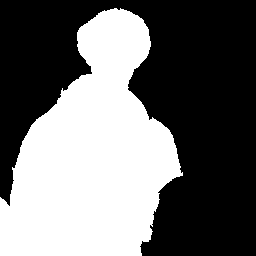
#> input picture HW4-Segmentation/Results/mask.png, 256 x 256 px
$ python main.py ../Results/mask.png ../Results/mask.png out.png
#> lines starting #> are read from the running program, lines starting #| are printed output that depends on the picture; after the words box and inside, x2 and y2 are one past the last pixel; in counts of white or black regions, pixels touching at a corner belong together
# ================================================
# Skeleton codes for HW4
# Read the skeleton codes carefully and put all your
# codes into main function
# ================================================

import sys

import cv2
import maxflow
import numpy as np
from scipy.spatial import Delaunay
from skimage.segmentation import mark_boundaries
from skimage.segmentation import slic


# [10 lines left out: function help_message, not called in this run]


# Calculate the SLIC superpixels, their histograms and neighbors
def superpixels_histograms_neighbors(img):
    # SLIC
    segments = slic(img, n_segments=500, compactness=19)
    segments_ids = np.unique(segments)

    # centers
    centers = np.array([np.mean(np.nonzero(segments == i), axis=1) for i in segments_ids])

    # H-S histograms for all superpixels
    hsv = cv2.cvtColor(img.astype('float32'), cv2.COLOR_BGR2HSV)
    bins = [25, 25]  # H = S = 20
    ranges = [0, 360, 0, 1]  # H: [0, 360], S: [0, 1]
    colors_hists = np.float32(
        [cv2.calcHist([hsv], [0, 1], np.uint8(segments == i), bins, ranges).flatten() for i in segments_ids])

    # neighbors via Delaunay tesselation
    tri = Delaunay(centers)

    return (centers, colors_hists, segments, tri.vertex_neighbor_vertices)


# Get superpixels IDs for FG and BG from marking
def find_superpixels_under_marking(marking, superpixels):
    fg_segments = np.unique(superpixels[marking[:, :, 0] != 255])
    bg_segments = np.unique(superpixels[marking[:, :, 2] != 255])
    return (fg_segments, bg_segments)


# Sum up the histograms for a given selection of superpixel IDs, normalize
def cumulative_histogram_for_superpixels(ids, histograms):
    h = np.sum(histograms[ids], axis=0)
    return h / h.sum()


# Get a bool mask of the pixels for a given selection of superpixel IDs
def pixels_for_segment_selection(superpixels_labels, selection):
    pixels_mask = np.where(np.isin(superpixels_labels, selection), True, False)
    return pixels_mask


# Get a normalized version of the given histograms (divide by sum)
def normalize_histograms(histograms):
    return np.float32([h / h.sum() for h in histograms])


# Perform graph cut using superpixels histograms
# [60 lines left out: functions do_graph_cut, RMSD, not called in this run]


def calculate_mask(overlay):
    fg_segments, bg_segments = find_superpixels_under_marking(overlay, superpixels)

    fg_cumulative_hist = cumulative_histogram_for_superpixels(fg_segments, color_hists)
    bg_cumulative_hist = cumulative_histogram_for_superpixels(bg_segments, color_hists)

    graph_cut = do_graph_cut((fg_cumulative_hist, bg_cumulative_hist), (fg_segments, bg_segments), norm_hists,
                             neighbors)

    mask = np.where(graph_cut[superpixels], 255, 0).astype('uint8')
    return mask


def init_superpixels():
    centers, color_hists, superpixels, neighbors = superpixels_histograms_neighbors(img)
    norm_hists = normalize_histograms(color_hists)
    return centers, color_hists, superpixels, neighbors, norm_hists


if __name__ == '__main__':
    # validate the input arguments
    if (len(sys.argv) != 4):
        help_message()
        sys.exit()

    img = cv2.imread(sys.argv[1], cv2.IMREAD_COLOR)
#> img is the input picture: shape (256, 256, 3); 42.8% white; 1 white region, box (x1, y1, x2, y2) and area: (0, 8, 183, 256) 28066
    img_marking = cv2.imread(sys.argv[2], cv2.IMREAD_COLOR)
    # ======================================== #
    # write all your codes here
    # standard assignment
    centers, color_hists, superpixels, neighbors, norm_hists = init_superpixels()
#> in superpixels_histograms_neighbors, `segments = slic(img, n_segments=500, compactness=19)`:
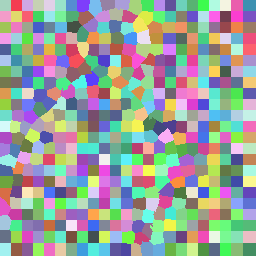
#> segments: shape (256, 256) int64; 505 distinct labels, from 1 to 505; one colour per label, 0 black
#> in superpixels_histograms_neighbors, `segments_ids = np.unique(segments)`: segments_ids = 505 values from 1 to 505
#> in superpixels_histograms_neighbors, `centers = np.array([np.mean(np.nonzero(segments == i), axis=1) for i i..`: centers = 505 pairs, first value 4.11 to 249.5, second value 3.85 to 249
#> in superpixels_histograms_neighbors, `hsv = cv2.cvtColor(img.astype('float32'), cv2.COLOR_BGR2HSV)`: hsv: shape (256, 256, 3) float32; mean H, S, V 0, 0, 109.2
#> in superpixels_histograms_neighbors, `colors_hists = np.float32( [cv2.calcHist([hsv], [0, 1], np.uint8(segme..`:
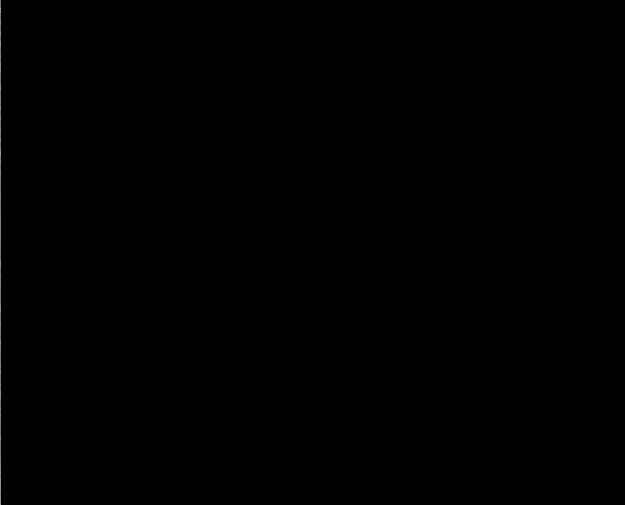
#> colors_hists: shape (505, 625) float32; min 0, max 172, mean 0.2
#> in normalize_histograms, `return np.float32([h / h.sum() for h in histograms])`:
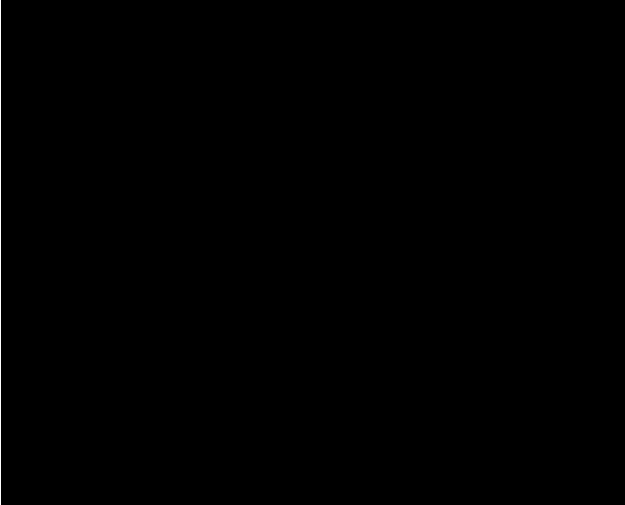
#> returned value: shape (505, 625) float32; values 0 (black) and 1 (white), 0.16% white in thin lines or dots, all inside (x1, y1, x2, y2) = (0, 0, 1, 505)
    mask = calculate_mask(img_marking)
#> in find_superpixels_under_marking, `fg_segments = np.unique(superpixels[marking[:, :, 0] != 255])`: fg_segments = 289 values from 1 to 505
#> (the run stopped early here; a loop or call above may not have finished)
